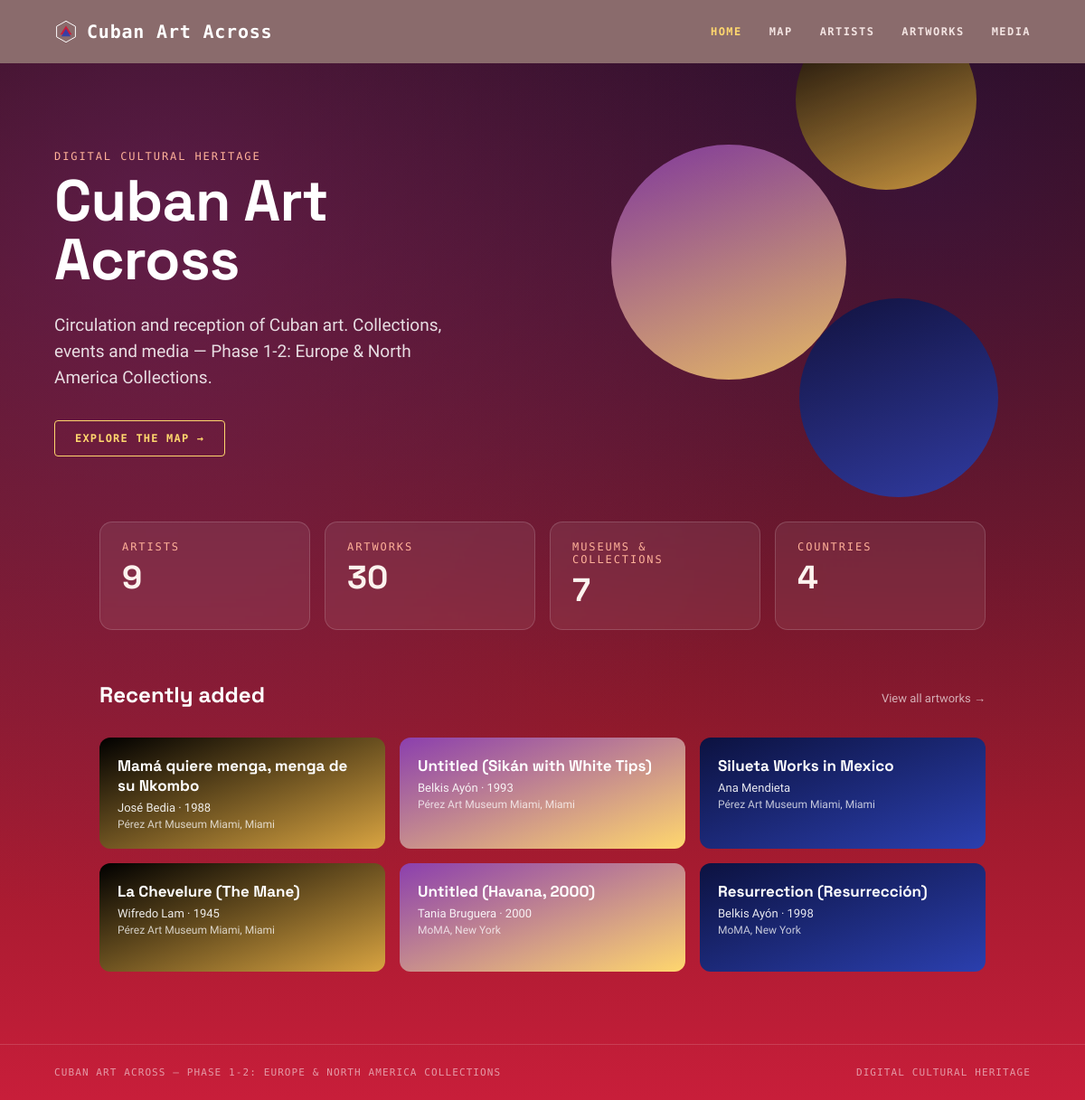
The page / on the database its author committed.
### zettels/models.py (models this page shows, shortened)
class Artwork(models.Model):
    artist = models.ForeignKey(Artist, on_delete=models.CASCADE, related_name='artworks')
    museum = models.ForeignKey(Museum, on_delete=models.PROTECT, related_name='artworks', null=True, blank=True)
    title = models.CharField(max_length=255)
    year = models.IntegerField(null=True, blank=True)
    medium = models.CharField(max_length=255, null=True, blank=True)
    dimensions = models.CharField(max_length=255, null=True, blank=True)
    museum_catalogue_url = models.URLField(max_length=255, null=True, blank=True)
    image_rights = models.CharField(max_length=255, null=True, blank=True)
    notes = models.TextField(null=True, blank=True)
    description = models.TextField(null=True, blank=True)
    class Meta:
        ordering = ['artist__name', 'title']

class Artist(models.Model):
    name = models.CharField(max_length=100)
    birth_year = models.IntegerField(null=True,blank=True)
    death_year = models.IntegerField(null=True,blank=True)
    birthplace = models.CharField(max_length=100, null=True,blank=True)
    class Meta:
        ordering = ['name']

class Museum(models.Model):
    class Region(models.TextChoices):
        EUROPE = 'europe', 'Europe'
        NORTH_AMERICA = 'north_america', 'North America'
        LATIN_AMERICA = 'latin_america', 'Latin America'
        ASIA = 'asia', 'Asia'
        AFRICA = 'africa', 'Africa'
        OTHER = 'other', 'Other'
    name = models.CharField(max_length=255)
    city = models.CharField(max_length=255)
    country = models.CharField(max_length=255)
    region = models.CharField(
        max_length=20, choices=Region.choices, null=True, blank=True,
    )
    latitude = models.FloatField(null=True, blank=True)
    longitude = models.FloatField(null=True, blank=True)
    class Meta:
        ordering = ['country', 'city', 'name']
        unique_together = ('name', 'city', 'country')

### zettels/views.py (the view)
# urls.py: path('', views.HomeView.as_view(), name='home'),
class HomeView(TemplateView):
    template_name = 'zettels/home.html'
    def get_context_data(self, **kwargs):
        context = super().get_context_data(**kwargs)
        context['num_artists'] = Artist.objects.count()
        context['num_artworks'] = Artwork.objects.count()
        context['num_museums'] = Museum.objects.count()
        context['num_countries'] = (
            Museum.objects.exclude(country='').values('country').distinct().count()
        )
        context['recent_artworks'] = (
            Artwork.objects.select_related('artist', 'museum').order_by('-id')[:6]
        )
        return context

### zettels/context_processors.py (called while the page is built)
def project_phase(request):
    regions_present = set(
        Museum.objects
        .exclude(region__isnull=True)
        .exclude(region='')
        .values_list('region', flat=True)
        .distinct()
    )
    ordered = [r for r in PHASE_ORDER if r in regions_present]
    if not ordered:
        return {
            'current_phase_label': 'Phase 1: European Collections',
            'current_regions': [],
        }
    names = [PHASE_LABELS[r] for r in ordered]
    collections_label = ' & '.join(names) + ' Collections'
    phase_number = f"Phase 1-{len(ordered)}" if len(ordered) > 1 else "Phase 1"
    return {
        'current_phase_label': f"{phase_number}: {collections_label}",
        'current_regions': ordered,
    }

### zettels/templates/zettels/home.html (shortened to what this page needs)
{% extends 'zettels/base.html' %}
{% block content %}
<div style="position: relative; padding: 96px 60px 72px; overflow: hidden;">
  <div style="position: absolute; top: -60px; right: 10%; width: 200px; height: 200px; border-radius: 50%; background: linear-gradient(160deg, #000 0%, #d9a441 100%); opacity: 0.9; filter: blur(0.5px);"></div>
  <div style="position: absolute; top: 90px; right: 22%; width: 260px; height: 260px; border-radius: 50%; background: linear-gradient(160deg, #8b3fae 0%, #ffd76e 100%); opacity: 0.85;"></div>
  <div style="position: absolute; top: 260px; right: 8%; width: 220px; height: 220px; border-radius: 50%; background: linear-gradient(160deg, #0c1240 0%, #2b3fae 100%); opacity: 0.9;"></div>
  <div style="position: relative; z-index: 1;">
    <div class="eyebrow">Digital Cultural Heritage</div>
    <h1 style="font-size: 64px; line-height: 1.02; max-width: 14ch; letter-spacing: -0.01em;">Cuban Art<br>Across</h1>
    <p style="font-size: 19px; line-height: 1.55; color: rgba(255,255,255,0.85); max-width: 44ch; margin: 24px 0 0; font-family: 'Public Sans', sans-serif;">
      Circulation and reception of Cuban art. Collections, events and media &mdash;
      {{ current_phase_label }}.
    </p>
    <a href="{% url 'zettels:map' %}" class="btn" style="margin-top: 32px;">Explore the map &rarr;</a>
  </div>
</div>
<div class="wrap" style="padding-top: 0;">
  <div style="display: grid; grid-template-columns: repeat(auto-fit, minmax(160px, 1fr)); gap: 16px; margin-bottom: 56px;">
    <div class="card">
      <div class="eyebrow" style="margin-bottom: 4px;">Artists</div>
      <div style="font-family: 'Space Grotesk', sans-serif; font-size: 36px; font-weight: 700;">{{ num_artists }}</div>
    </div>
    <div class="card">
      <div class="eyebrow" style="margin-bottom: 4px;">Artworks</div>
      <div style="font-family: 'Space Grotesk', sans-serif; font-size: 36px; font-weight: 700;">{{ num_artworks }}</div>
    </div>
    <div class="card">
      <div class="eyebrow" style="margin-bottom: 4px;">Museums &amp; collections</div>
      <div style="font-family: 'Space Grotesk', sans-serif; font-size: 36px; font-weight: 700;">{{ num_museums }}</div>
    </div>
    <div class="card">
      <div class="eyebrow" style="margin-bottom: 4px;">Countries</div>
      <div style="font-family: 'Space Grotesk', sans-serif; font-size: 36px; font-weight: 700;">{{ num_countries }}</div>
    </div>
  </div>
  <div style="display: flex; justify-content: space-between; align-items: baseline; margin-bottom: 16px;">
    <h2 style="font-size: 24px;">Recently added</h2>
    <a href="{% url 'zettels:artwork_list' %}" class="muted">View all artworks &rarr;</a>
  </div>
  <div style="display: grid; grid-template-columns: repeat(auto-fit, minmax(240px, 1fr)); gap: 16px;">
    {% for artwork in recent_artworks %}
    {% cycle 'linear-gradient(160deg, #000 0%, #d9a441 100%)' 'linear-gradient(160deg, #8b3fae 0%, #ffd76e 100%)' 'linear-gradient(160deg, #0c1240 0%, #2b3fae 100%)' as card_bg silent %}
    <a href="{% url 'zettels:artwork_detail' artwork.pk %}" style="display: block; border-radius: 12px; padding: 20px; background: {{ card_bg }}; color: #fff; min-height: 120px;">
      <div style="font-family: 'Space Grotesk', sans-serif; font-weight: 700; font-size: 17px; margin-bottom: 6px;">{{ artwork.title }}</div>
      <div style="font-size: 13px; opacity: 0.9;">{{ artwork.artist.name }}{% if artwork.year %} &middot; {{ artwork.year }}{% endif %}</div>
      {% if artwork.museum %}<div style="font-size: 12px; opacity: 0.75; margin-top: 4px;">{{ artwork.museum.name }}, {{ artwork.museum.city }}</div>{% endif %}
    </a>
    {% empty %}
    <div class="card">No artworks yet &mdash; run <code>import_artist --reset</code> to load the seed CSV.</div>
    {% endfor %}
  </div>
</div>
{% endblock %}

### zettels/templates/zettels/base.html (style rules this page uses)
* { box-sizing: border-box; }
body { margin: 0; color: #fdf3ee; font-family: 'Public Sans', sans-serif; background-color: #2a0a10; background-image: radial-gradient(circle at 15% 20%, rgba(120, 45, 130, 0.45), transparent 55%), radial-gradient(circle at 85% 15%, rgba(40, 30, 130, 0.30), transparent 50%), linear-gradient(180deg, #2a0a10 0%, #6e1620 45%, #c81e3a 100%); background-attachment: fixed; min-height: 100vh; }
a { color: #ffd7a8; text-decoration: none; }
.wrap { max-width: 1100px; margin: 0 auto; padding: 40px 60px; position: relative; z-index: 1; }
.card { background: rgba(255,255,255,0.07); border: 1px solid rgba(255,255,255,0.16); border-radius: 14px; padding: 20px 24px; backdrop-filter: blur(2px); }
.btn { display: inline-block; padding: 12px 22px; border-radius: 4px; border: 1px solid #ffd76e; color: #ffd76e; font-family: 'Space Mono', monospace; font-size: 12px; font-weight: 700; letter-spacing: .1em; text-transform: uppercase; }
.muted { color: rgba(255,255,255,0.65); font-size: 13px; }
.eyebrow { font-family: 'Space Mono', monospace; font-size: 12px; letter-spacing: .16em; text-transform: uppercase; color: #ffb199; margin-bottom: 10px; }
h1, h2, h3 { font-family: 'Space Grotesk', sans-serif; font-weight: 700; margin: 0 0 16px; color: #fff; }

### rows shown on the page
Artwork: title "Mamá quiere menga, menga de su Nkombo", artist.name "José Bedia", year "1988", museum.name "Pérez Art Museum Miami", museum.city "Miami"
Artwork: title "Untitled (Sikán with White Tips)", artist.name "Belkis Ayón", year "1993", museum.name "Pérez Art Museum Miami", museum.city "Miami"
Artwork: title "Silueta Works in Mexico", artist.name "Ana Mendieta", museum.name "Pérez Art Museum Miami", museum.city "Miami"
Artwork: title "La Chevelure (The Mane)", artist.name "Wifredo Lam", year "1945", museum.name "Pérez Art Museum Miami", museum.city "Miami"
Artwork: title "Untitled (Havana, 2000)", artist.name "Tania Bruguera", year "2000", museum.name "MoMA", museum.city "New York"
Artwork: title "Resurrection (Resurrección)", artist.name "Belkis Ayón", year "1998", museum.name "MoMA", museum.city "New York"

### other values the page prints
{{ current_phase_label }} "Phase 1-2: Europe & North America Collections"
{{ num_artists }} "9"
{{ num_artworks }} "30"
{{ num_museums }} "7"
{{ num_countries }} "4"
{{ current_phase_label }} "PHASE 1-2: EUROPE & NORTH AMERICA COLLECTIONS"
